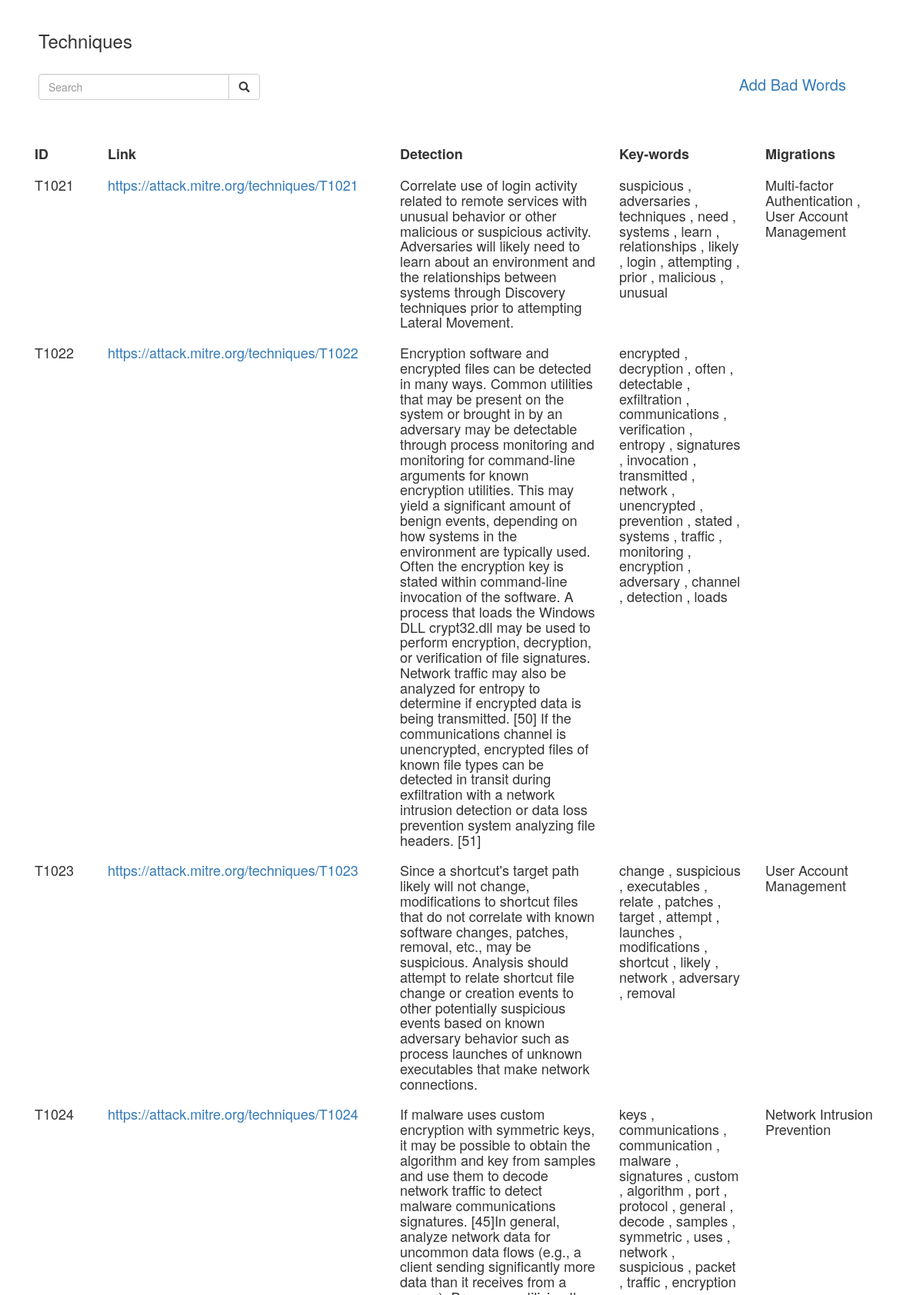
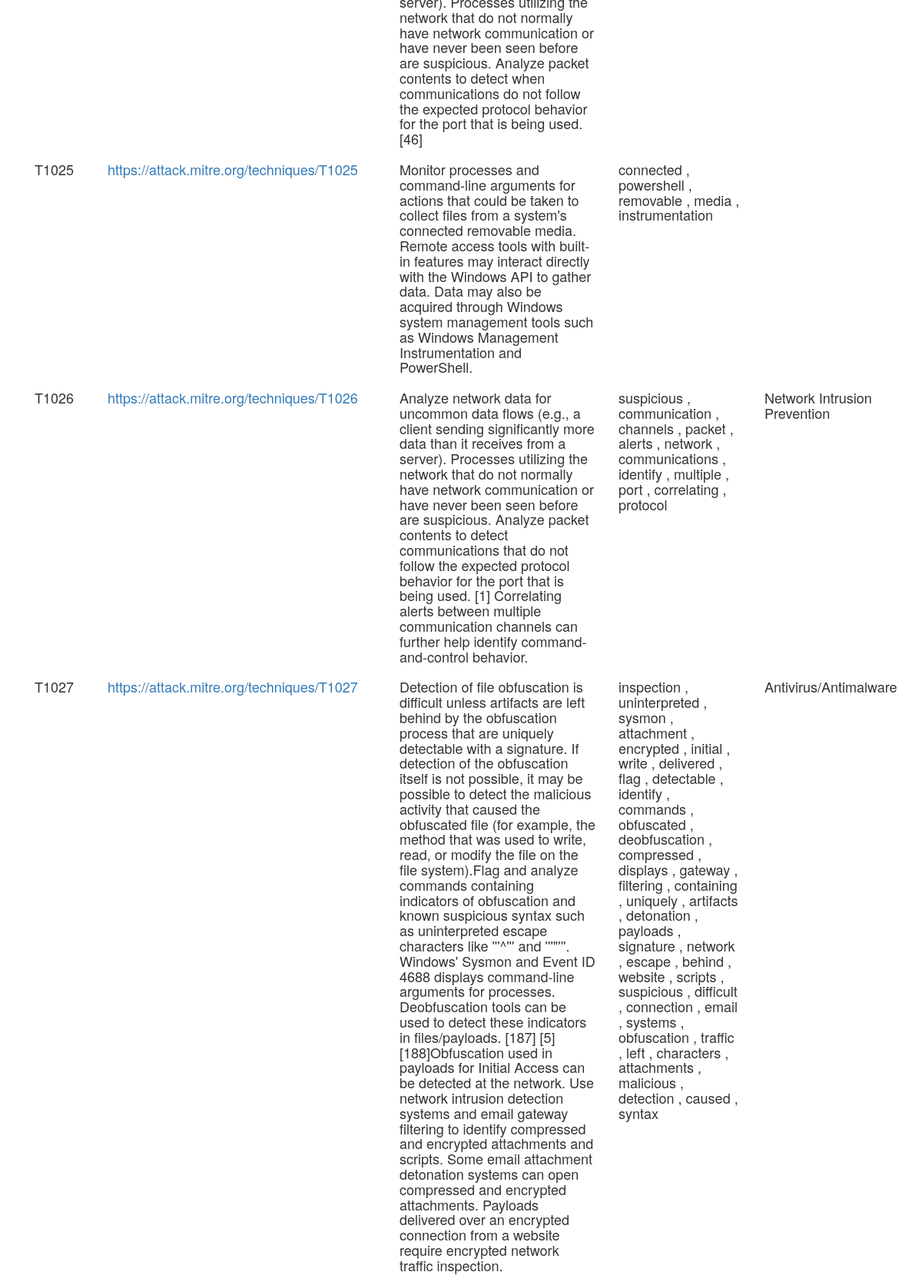
/?page=3 (upper part), run on the app's committed database (2 pictures, top to bottom).
### link/models.py (models this page shows, shortened)
class Link(models.Model):
    name = models.CharField(max_length = 20)
    link = models.CharField(max_length=200)
    detection = models.TextField(null=True)
    keywords = models.TextField(null=True)
    mitigate = models.TextField(null=True)
    def get_words(self):
        res = re.findall(r'\w+', str(self.keywords))
        return res

### link/views.py (the view)
# urls.py: path('',views.index,name = 'index'),
def index(request):
    links = Link.objects.all()
    words = list()
    for word in list(links):
        if word is not None:
            words += word.get_words()
    kw = set(words)
    final_kw = list(kw)
    try:
        query = request.GET["search"]
        if query:
            links = links.filter(keywords__contains = query)
    finally:
        paginator = Paginator(links,10 )
        page_number = request.GET.get('page')
        page_obj = paginator.get_page(page_number)
        return render(request,'index.html',{'page_obj':page_obj, 'final_kw': final_kw})

### templates/index.html (shortened to what this page needs)
{% load static %}
<!DOCTYPE html>
<html>
  <head>
    <link rel="stylesheet" href="https://stackpath.bootstrapcdn.com/bootstrap/4.4.1/css/bootstrap.min.css">
    <link rel="stylesheet" href="https://maxcdn.bootstrapcdn.com/bootstrap/3.4.1/css/bootstrap.min.css">
    <link rel="stylesheet" href="https://ajax.googleapis.com/ajax/libs/jqueryui/1.12.1/themes/smoothness/jquery-ui.css">
    <link rel="stylesheet" href="https://cdnjs.cloudflare.com/ajax/libs/jquery-autocomplete/1.0.7/jquery.auto-complete.min.css">
  </head>
  <body>
    <h3 style="padding-left : 50px; padding-top : 20px;">Techniques</h3>
    <br>
    <a style="float:right;font-size:20px;padding-right:100px;" href="badwords"> Add Bad Words</a>
    <form style="padding-left : 50px;">
      <div class="input-group w-25">
        <input type="text" class="form-control" placeholder="Search" name="search" value="{{ request.GET.search }}" id="myInput">
        <div class="input-group-btn">
          <button class="btn btn-default" type="submit" >
            <i class="glyphicon glyphicon-search"></i>
          </button>
        </div>
      </div>
    </form>
  <div class="container" style="padding-top: 50px;">
    <div class="row" style="height: max-content;">
      <div class="col-1 text-md-left" >
          <h4><strong>ID </strong></h4>
      </div>
      <div class="col-4 text-md-left">
          <h4><strong>Link </strong></h4>
      </div>
      <div class="col-3 text-md-left">
          <h4><strong>Detection </strong></h4>
      </div>
      <div class="col-2 text-md-left">
          <h4><strong>Key-words </strong></h4>
      </div>
      <div class="col-2 text-md-left">
        <h4><strong>Migrations </strong></h4>
    </div>
    </div>
    {% for obj in page_obj %}
      <div class="row" style="height: max-content;">
        <div class="col-1 text-md-left">
            <h4>{{obj.name}} </h4>
        </div>
        <div class="col-4 text-md-left">
            <h4><a href="{{obj.link}}">{{obj.link}}</a></h4>
        </div>
        <div class="col-3 text-md-left">
            <h4>{{obj.detection}}</h4>
        </div>
        <div class="col-2 text-md-left">
            <h4>{{obj.keywords}}</h4>
        </div>
        <div class="col-2 text-md-left">
          <h4>{{obj.mitigate}}</h4>
      </div>
      </div>
    {% endfor %}
  </div>
  </body>
</html>

### data on the page
Link: name "T1021", link "https://attack.mitre.org/techniques/T1021", detection "Correlate use of login activity related to remote services with unusual behavior or other malicious or suspicious activity. Adversaries will likely need to learn about an environment and the relationships between systems through Discovery techniques prior to attempting Lateral Movement.", keywords "suspicious , adversaries , techniques , need , systems , learn , relationships , likely , login , attempting , prior , malicious , unusual", mitigate "Multi-factor Authentication , User Account Management"
Link: name "T1022", link "https://attack.mitre.org/techniques/T1022", detection "Encryption software and encrypted files can be detected in many ways. Common utilities that may be present on the system or brought in by an adversary may be detectable through process monitoring and monitoring for command-line arguments for known encryption utilities. This may yield a significant amount of benign events, depending on how systems in the environment are typically used. Often the encryption key is stated within command-line invocation of the software. A process that loads the Windows DLL crypt32.dll may be used to perform encryption, decryption, or verification of file signatures. Network traffic may also be analyzed for entropy to determine if encrypted data is being…", keywords "encrypted , decryption , often , detectable , exfiltration , communications , verification , entropy , signatures , invocation , transmitted , network , unencrypted , prevention , stated , systems , traffic , monitoring , encryption , adversary , channel , detection , loads"
Link: name "T1023", link "https://attack.mitre.org/techniques/T1023", detection "Since a shortcut's target path likely will not change, modifications to shortcut files that do not correlate with known software changes, patches, removal, etc., may be suspicious. Analysis should attempt to relate shortcut file change or creation events to other potentially suspicious events based on known adversary behavior such as process launches of unknown executables that make network connections.", keywords "change , suspicious , executables , relate , patches , target , attempt , launches , modifications , shortcut , likely , network , adversary , removal", mitigate "User Account Management"
Link: name "T1024", link "https://attack.mitre.org/techniques/T1024", detection "If malware uses custom encryption with symmetric keys, it may be possible to obtain the algorithm and key from samples and use them to decode network traffic to detect malware communications signatures. [45]In general, analyze network data for uncommon data flows (e.g., a client sending significantly more data than it receives from a server). Processes utilizing the network that do not normally have network communication or have never been seen before are suspicious. Analyze packet contents to detect when communications do not follow the expected protocol behavior for the port that is being used. [46]", keywords "keys , communications , communication , malware , signatures , custom , algorithm , port , protocol , general , decode , samples , symmetric , uses , network , suspicious , packet , traffic , encryption", mitigate "Network Intrusion Prevention"
Link: name "T1025", link "https://attack.mitre.org/techniques/T1025", detection "Monitor processes and command-line arguments for actions that could be taken to collect files from a system's connected removable media. Remote access tools with built-in features may interact directly with the Windows API to gather data. Data may also be acquired through Windows system management tools such as Windows Management Instrumentation and PowerShell.", keywords "connected , powershell , removable , media , instrumentation"
Link: name "T1026", link "https://attack.mitre.org/techniques/T1026", detection "Analyze network data for uncommon data flows (e.g., a client sending significantly more data than it receives from a server). Processes utilizing the network that do not normally have network communication or have never been seen before are suspicious. Analyze packet contents to detect communications that do not follow the expected protocol behavior for the port that is being used. [1] Correlating alerts between multiple communication channels can further help identify command-and-control behavior.", keywords "suspicious , communication , channels , packet , alerts , network , communications , identify , multiple , port , correlating , protocol", mitigate "Network Intrusion Prevention"
Link: name "T1027", link "https://attack.mitre.org/techniques/T1027", detection "Detection of file obfuscation is difficult unless artifacts are left behind by the obfuscation process that are uniquely detectable with a signature. If detection of the obfuscation itself is not possible, it may be possible to detect the malicious activity that caused the obfuscated file (for example, the method that was used to write, read, or modify the file on the file system).Flag and analyze commands containing indicators of obfuscation and known suspicious syntax such as uninterpreted escape characters like '''^''' and '''\"'''. Windows' Sysmon and Event ID 4688 displays command-line arguments for processes. Deobfuscation tools can be used to detect these indicators in files/payloads.…", keywords "inspection , uninterpreted , sysmon , attachment , encrypted , initial , write , delivered , flag , detectable , identify , commands , obfuscated , deobfuscation , compressed , displays , gateway , filtering , containing , uniquely , artifacts , detonation , payloads , signature , network , escape , behind , website , scripts , suspicious , difficult , connection , email , systems , obfuscation , traffic , left , characters , attachments , malicious , detection , caused , syntax", mitigate "Antivirus/Antimalware"
